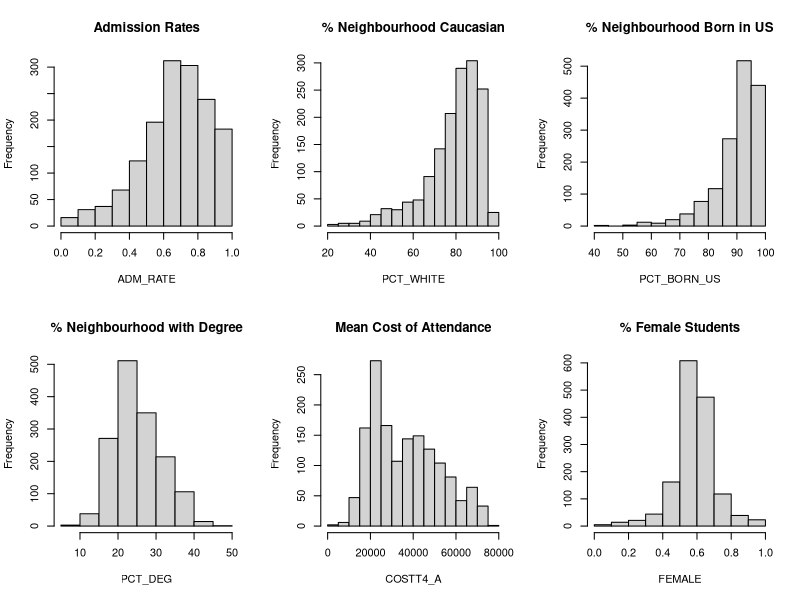
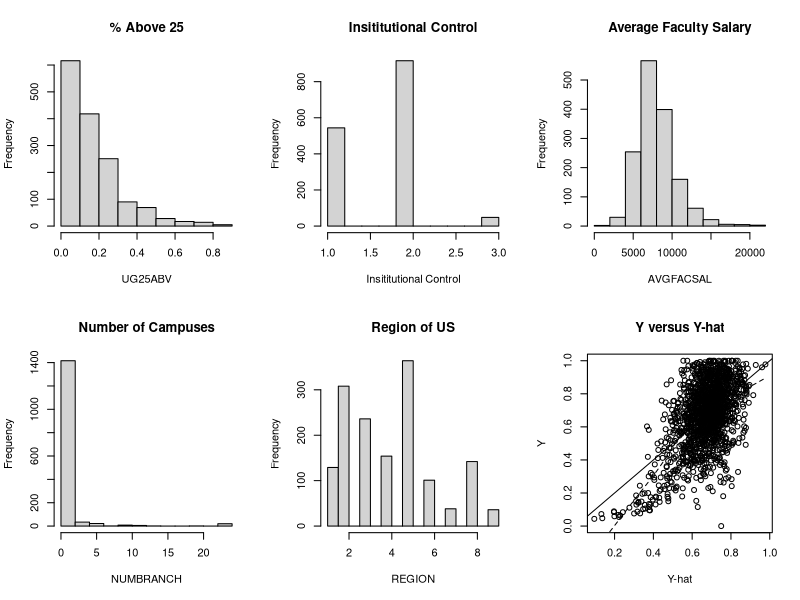
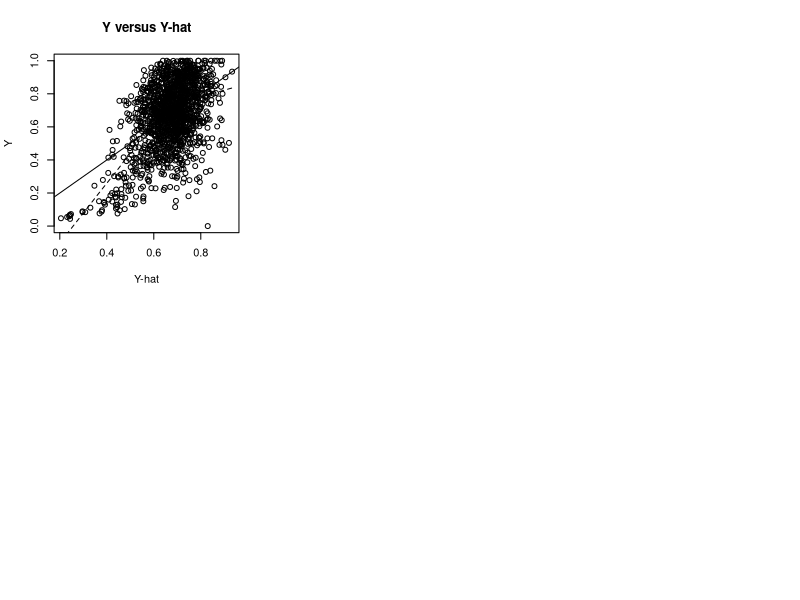
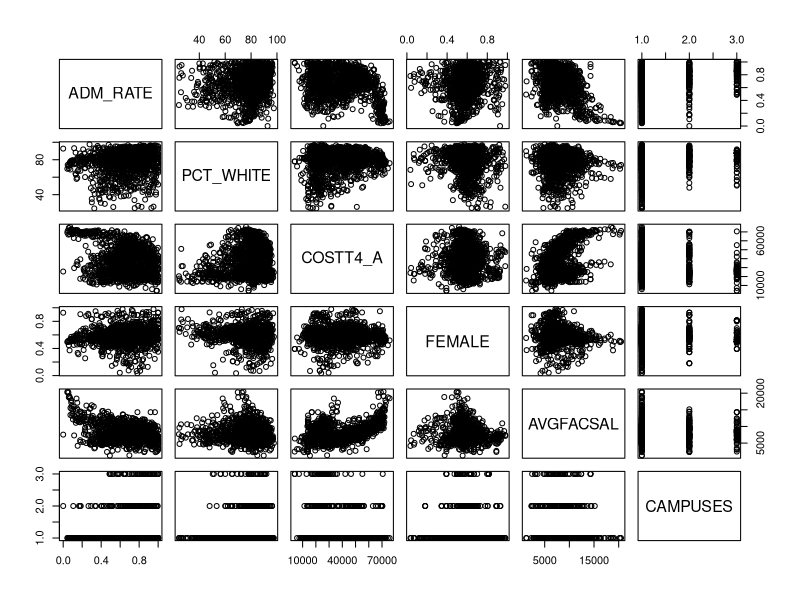
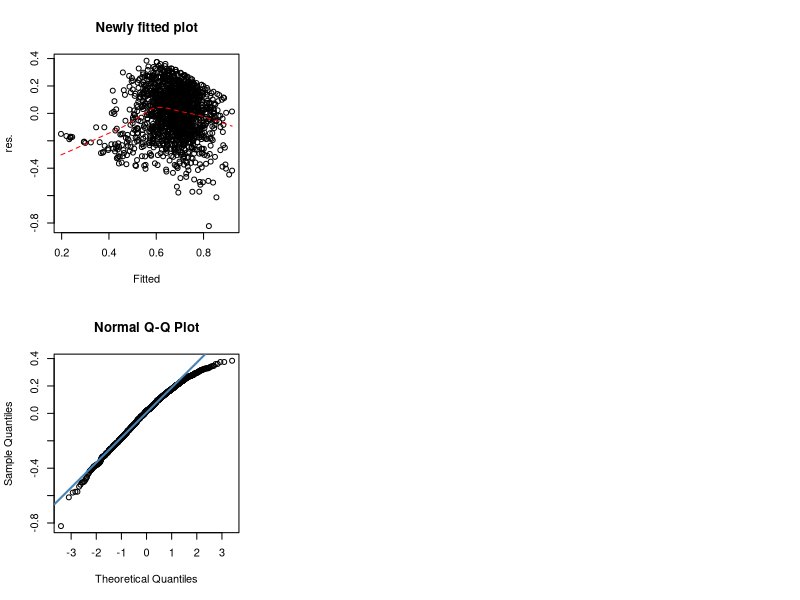
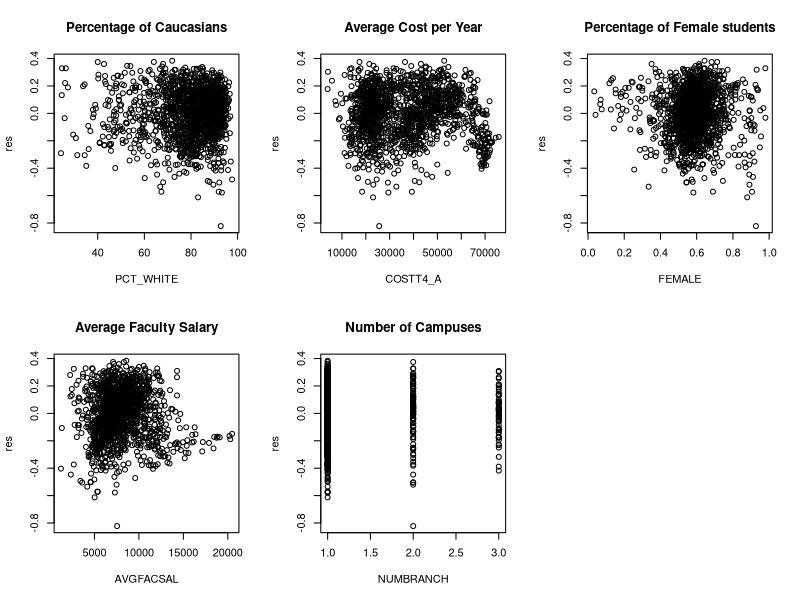
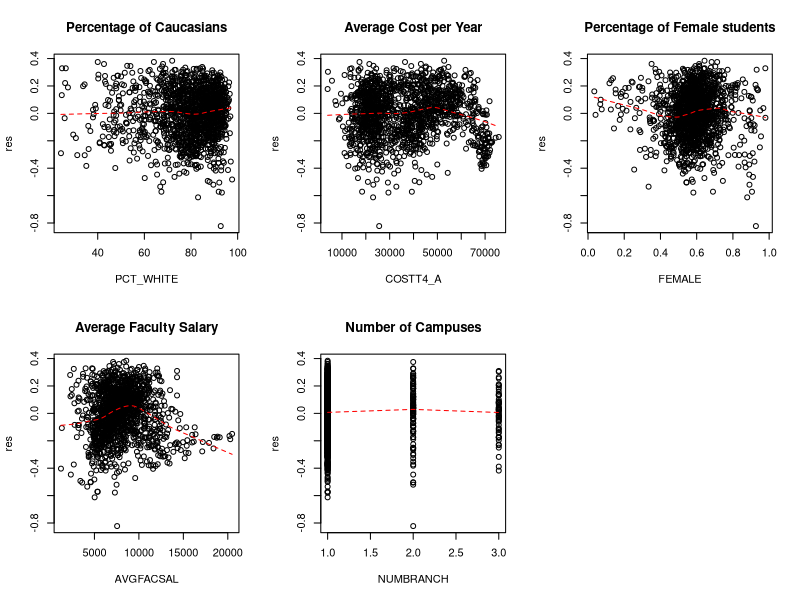

Here is the R script that generated these plots, in order: (Note: this script raises an error after producing the figures.)
## ---- chunk 1
knitr::opts_chunk$set(echo = TRUE)
## ---- chunk 2
# Load video project dataset 
uni_data <- read.csv("Video_project_dataset.csv", header=T)


# Percentage of students neighborhood with at least an undegraduate degree
uni_data$PCT_DEG <- uni_data$PCT_BA + uni_data$PCT_GRAD_PROF

# Filter out dataset 
cleaned_uni_data <- uni_data[c("UNITID", "ADM_RATE", "PCT_WHITE", "PCT_BORN_US", "PCT_DEG", "COSTT4_A", "FEMALE", "UG25ABV", "CONTROL", "AVGFACSAL", "NUMBRANCH", "REGION")]


# reset the admission rate values with 0.0000 to 0.0001
row_0 <- cleaned_uni_data[cleaned_uni_data$ADM_RATE==0.0000,]
row_0$ADM_RATE = 0.0001
                            
cleaned_uni_data <- cleaned_uni_data[!(cleaned_uni_data$ADM_RATE==0.0000),]
cleaned_uni_data <- rbind(cleaned_uni_data, row_0)
## ---- chunk 3
par(mfrow=c(2,3))

hist(cleaned_uni_data$ADM_RATE, main = "Admission Rates", xlab = "ADM_RATE")
hist(cleaned_uni_data$PCT_WHITE, main="% Neighbourhood Caucasian", xlab="PCT_WHITE")
hist(cleaned_uni_data$PCT_BORN_US, main="% Neighbourhood Born in US", xlab="PCT_BORN_US")
hist(cleaned_uni_data$PCT_DEG, main="% Neighbourhood with Degree", xlab="PCT_DEG")
hist(cleaned_uni_data$COSTT4_A, main="Mean Cost of Attendance", xlab="COSTT4_A")
hist(cleaned_uni_data$FEMALE, main="% Female Students", xlab="FEMALE")
hist(cleaned_uni_data$UG25ABV, main= "% Above 25", xlab="UG25ABV")
# Public/Private-Non/Private-Prof
hist(cleaned_uni_data$CONTROL, main="Insititutional Control", xlab="Insititutional Control")
hist(cleaned_uni_data$AVGFACSAL, main="Average Faculty Salary", xlab="AVGFACSAL")
hist(cleaned_uni_data$NUMBRANCH, main="Number of Campuses", xlab="NUMBRANCH")
hist(cleaned_uni_data$REGION, main="Region of US", xlab="REGION")


## ---- chunk 4

Campus_Num <- cleaned_uni_data$NUMBRANCH

Campus_Num[Campus_Num > 4] <- 5
Campus_Num <- replace(Campus_Num, Campus_Num==3, 2)
Campus_Num <- replace(Campus_Num, Campus_Num==4, 2)
Campus_Num <- replace(Campus_Num, Campus_Num==5, 3)

# might need to delete 
cleaned_uni_data$CAMPUSES <- Campus_Num

## ---- chunk 5
# Trying to use everything at once
modall <- lm(ADM_RATE ~  STABBR + NUMBRANCH + CONTROL + REGION + HBCU + PBI + TRIBAL + HSI + WOMENONLY + COSTT4_A + AVGFACSAL + PFTFAC + PCTPELL + UG25ABV + INC_PCT_LO + PAR_ED_PCT_1STGEN + FEMALE + MD_FAMINC + PCT_WHITE + PCT_BLACK + PCT_ASIAN + PCT_HISPANIC + PCT_BA + PCT_GRAD_PROF + PCT_BORN_US + POVERTY_RATE + UNEMP_RATE, data=uni_data)
summary(modall)

plot(uni_data$ADM_RATE ~ fitted(modall), main="Y versus Y-hat", xlab="Y-hat", ylab="Y")
abline(a = 0, b = 1)
lines(lowess(uni_data$ADM_RATE ~ fitted(modall)), lty=2)

## ---- chunk 6

# Building the preliminary model with the 10 different predictors 
#mod <- lm(ADM_RATE ~ PCT_WHITE  + PCT_BORN_US  + PCT_DEG  + COSTT4_A  + FEMALE  + UG25ABV  + factor(CONTROL)  + AVGFACSAL  + NUMBRANCH + factor(REGION), data= cleaned_uni_data)


# New test REMOVE 
mod <- lm(ADM_RATE ~ PCT_WHITE  + PCT_BORN_US  + PCT_DEG  + COSTT4_A  + FEMALE  + UG25ABV  + factor(CONTROL)  + AVGFACSAL  + CAMPUSES + factor(REGION), data= cleaned_uni_data)

summary(mod)

r <- resid(mod)

plot(cleaned_uni_data$ADM_RATE ~ fitted(mod), main="Y versus Y-hat", xlab="Y-hat", ylab="Y")
abline(a = 0, b = 1)
lines(lowess(cleaned_uni_data$ADM_RATE ~ fitted(mod)), lty=2)

# UG25ABV
# PCT_DEG
## ---- chunk 7
##### Further filtering the data ####

# Drop predictors: UG25ABV, PCT_DEG, PCT_BORN_US
# mod2 <- lm(ADM_RATE ~ PCT_WHITE  + COSTT4_A  + FEMALE  + factor(CONTROL)  + AVGFACSAL  + NUMBRANCH  + factor(REGION), data= cleaned_uni_data)


# testing REMOVE: Campuses as a categorical 
mod2 <- lm(ADM_RATE ~ PCT_WHITE  + COSTT4_A  + FEMALE  + factor(CONTROL)  + AVGFACSAL  + factor(CAMPUSES)  + factor(REGION), data= cleaned_uni_data)

# Partial F-test comparing original and filtered
anova(mod2, mod)
# Here, because the Pr(>F) is 0.2835, we cannot reject the null hypothesis, we can therefore remove these predictor variables from the equation


# cleaned data set
final_data <- cleaned_uni_data[c("UNITID", "ADM_RATE", "PCT_WHITE", "COSTT4_A", "FEMALE",  "AVGFACSAL", "NUMBRANCH", "CONTROL","REGION")]

# cleaned data set REMOVE 
final_data <- cleaned_uni_data[c("UNITID", "ADM_RATE", "PCT_WHITE", "COSTT4_A", "FEMALE",  "AVGFACSAL", "CAMPUSES", "CONTROL","REGION")]


#mod3 <-lm(ADM_RATE ~ PCT_WHITE  + COSTT4_A  + CONTROL:COSTT4_A + FEMALE  + factor(CONTROL)  + AVGFACSAL + CONTROL:AVGFACSAL  + NUMBRANCH  + factor(REGION), data= cleaned_uni_data)

#anova(mod2, mod3)
## ---- chunk 8
# first check condition 1 and 2
# pairs let us see pairwise plots of everything
pairs(final_data[,2:7])

# REGION and CONTROL are not shown in this comparison since they are categorical variables

## ---- chunk 9
r <- resid(mod2)
plot(r ~ fitted(mod2), main = "Newly fitted plot", xlab = "Fitted", ylab ="res.")

# you can remove this if you want
lines(lowess(r ~ fitted(mod2)), lty=2, col="red")

qqnorm(r)
qqline(r, col = "steelblue", lwd = 2)

## ---- chunk 10
par(mfrow=c(2,3))
plot(r ~ final_data$PCT_WHITE, main = "Percentage of Caucasians", xlab = "PCT_WHITE", ylab ="res")
plot(r ~ final_data$COSTT4_A, main = "Average Cost per Year", xlab = "COSTT4_A", ylab ="res")
plot(r ~ final_data$FEMALE, main = "Percentage of Female students", xlab = "FEMALE", ylab ="res")
plot(r ~ final_data$AVGFACSAL, main = "Average Faculty Salary", xlab = "AVGFACSAL", ylab ="res")

# EDITED THIS, CHANGE $NUMBRANCH back into $CAMPUSES REMOVE
plot(r ~ final_data$CAMPUSES, main = "Number of Campuses", xlab = "NUMBRANCH", ylab ="res")

## ---- chunk 11
par(mfrow=c(2,3))
plot(r ~ final_data$PCT_WHITE, main = "Percentage of Caucasians", xlab = "PCT_WHITE", ylab ="res")
lines(lowess(r ~ final_data$PCT_WHITE), lty=2, col="red")
plot(r ~ final_data$COSTT4_A, main = "Average Cost per Year", xlab = "COSTT4_A", ylab ="res")
lines(lowess(r ~ final_data$COSTT4_A), lty=2, col="red")
plot(r ~ final_data$FEMALE, main = "Percentage of Female students", xlab = "FEMALE", ylab ="res")
lines(lowess(r ~ final_data$FEMALE), lty=2, col="red")
plot(r ~ final_data$AVGFACSAL, main = "Average Faculty Salary", xlab = "AVGFACSAL", ylab ="res")
lines(lowess(r ~ final_data$AVGFACSAL), lty=2, col="red")

#REMOVE : but actually just change $CAMPUSES back into $NUMBRANCH
plot(r ~ final_data$CAMPUSES, main = "Number of Campuses", xlab = "NUMBRANCH", ylab ="res")
lines(lowess(r ~ final_data$CAMPUSES), lty=2, col="red")
## ---- chunk 12
#install.packages("car")
library(car)

# first Box-Cox on Y
mod2_box <- lm(ADM_RATE ~ PCT_WHITE  + COSTT4_A  + FEMALE + AVGFACSAL  + NUMBRANCH, data= cleaned_uni_data)

mod2_box <- lm(ADM_RATE ~ PCT_WHITE  + COSTT4_A  + FEMALE + AVGFACSAL, data= cleaned_uni_data)

boxCox(mod2_box)

#doesn't produce text output, instead it just outputs a plot. This is a function where it is log likelihood value wants to be maximized. 
# boxcox is a bit difficult to interpret and use sometimes 

# next, Box-Cox on all X's
powerTransform

# Finds transformation that can possibly correct results 

# us the cbind to bind all the predictors >>> perform transformations on the data sets >> and model them agaisnt ~ "1"  

#cbind>> the info in here is treated like the response, using nothing as predictor 
p <- powerTransform(cbind(final_data[,3], final_data[,4],  final_data[,5],  final_data[,6])~ 1)

summary(p)
#lower bound and upr bound >>> the intervals 
# powerTransform aslo performs two statistical test 

#last test>>> testing whether the last value is 1, this means that 
# However pval < 2.22e-16. This means transformations are most likely necessary

final_data
## ---- chunk 13
# finally, Box-Cox predictors and response together. How we interpret power 

# add the response values
p2= powerTransform(cbind(final_data[,2], final_data[,3], final_data[,4],  final_data[,5],  final_data[,6])~ 1)

summary(p2)


## ---- chunk 14
#install.packages("car")
library(car)

# first Box-Cox on Y
mod2_m <- lm(I(ADM_RATE**1.5) ~ I(PCT_WHITE**3.50)  + I(sqrt(COSTT4_A))  + FEMALE + AVGFACSAL + I(NUMBRANCH**0.33), data= cleaned_uni_data)

# REMOVE
mod3_m <- lm(I(ADM_RATE**1.5) ~ I(PCT_WHITE**3.50)  + I(COSTT4_A**0.33)  + I(FEMALE**1.5) + I(AVGFACSAL**0.33)  + factor(CAMPUSES)  + factor(REGION) + factor(CONTROL), data= final_data)


# Unsure if this is correct 
modified_final_dataset <- final_data


#unsure if this is correct, probably is 
modified_final_dataset$PCT_WHITE <- modified_final_dataset$PCT_WHITE**3.50
modified_final_dataset$COSTT4_A <- modified_final_dataset$COSTT4_A**0.33
modified_final_dataset$FEMALE <- modified_final_dataset$FEMALE**1.5
modified_final_dataset$AVGFACSAL <- modified_final_dataset$AVGFACSAL**0.33


cleaned_uni_data
modified_final_dataset

## ---- chunk 15
#Comparison between 
summary(mod2)
summary(mod3_m)
## ---- chunk 16
# check the assumptions on the new model
# lets recheck our plots


# pairwise comparisons 

r2_m<- resid(mod2_m)

## ---- chunk 17
plot((final_data$ADM_RATE)**1.5 ~ fitted(mod3_m), main="sqrt(Y) versus Y-hat", xlab="Y-hat", ylab="sqrt(Y)")
abline(a = 0, b = 1)

# lowess line>> shows smooth line data. This COULD be indicative of some violation, but it can also be misleading sometimes. 
lines(lowess((final_data$ADM_RATE)**1.5 ~ fitted(mod3_m)), lty=2)
## ---- chunk 18
# lets also perform a pairwise comparison 
pairs(modified_final_dataset[,2:7])
## ---- chunk 19
# make all residual plots
par(mfrow=c(2,3))
plot(r2_m ~ fitted(mod3_m), main = "Model", xlab = "Fitted", ylab ="res.")
plot(r2_m  ~modified_final_dataset$PCT_WHITE, main = "Percentage of Caucasians", xlab = "PCT_WHITE", ylab ="res")
lines(lowess(r ~modified_final_dataset$PCT_WHITE), lty=2, col="red")

plot(r2_m ~modified_final_dataset$COSTT4_A, main = "Average Cost per Year", xlab = "COSTT4_A", ylab ="res")
lines(lowess(r ~modified_final_dataset$COSTT4_A), lty=2, col="red")

plot(r2_m ~modified_final_dataset$FEMALE, main = "Percentage of Female students", xlab = "FEMALE", ylab ="res")
lines(lowess(r ~modified_final_dataset$FEMALE), lty=2, col="red")

plot(r2_m ~modified_final_dataset$AVGFACSAL, main = "Average Faculty Salary", xlab = "AVGFACSAL", ylab ="res")
lines(lowess(r ~modified_final_dataset$AVGFACSAL), lty=2, col="red")

# EDITED THIS, CHANGE $NUMBRANCH back into $CAMPUSES REMOVE
plot(r2_m ~modified_final_dataset$CAMPUSES, main = "Number of Campuses", xlab = "NUMBRANCH", ylab ="res")
lines(lowess(r ~modified_final_dataset$CAMPUSES), lty=2, col="red")
## ---- chunk 20
# results from residual plots seems like there is random error

# in our normal Q-Q plot>>> we can see we haven't fully corrected our normality 
qqnorm(r2_m)
qqline(r, col = "steelblue", lwd = 2)

qqnorm(r)
qqline(r, col = "steelblue", lwd = 2)
## ---- chunk 21
summary(mod3_m)
